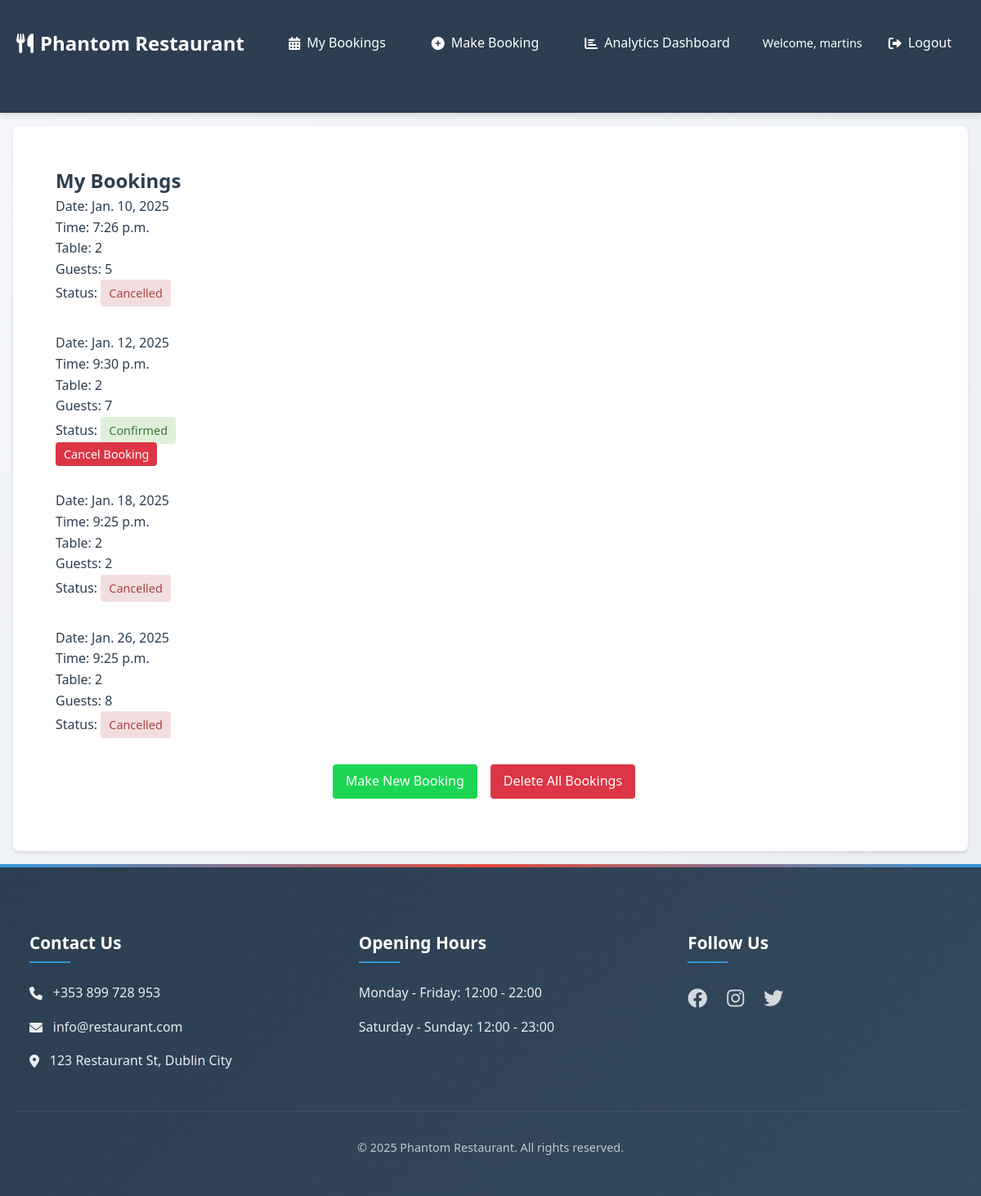
The app's page / (signed in), older data.
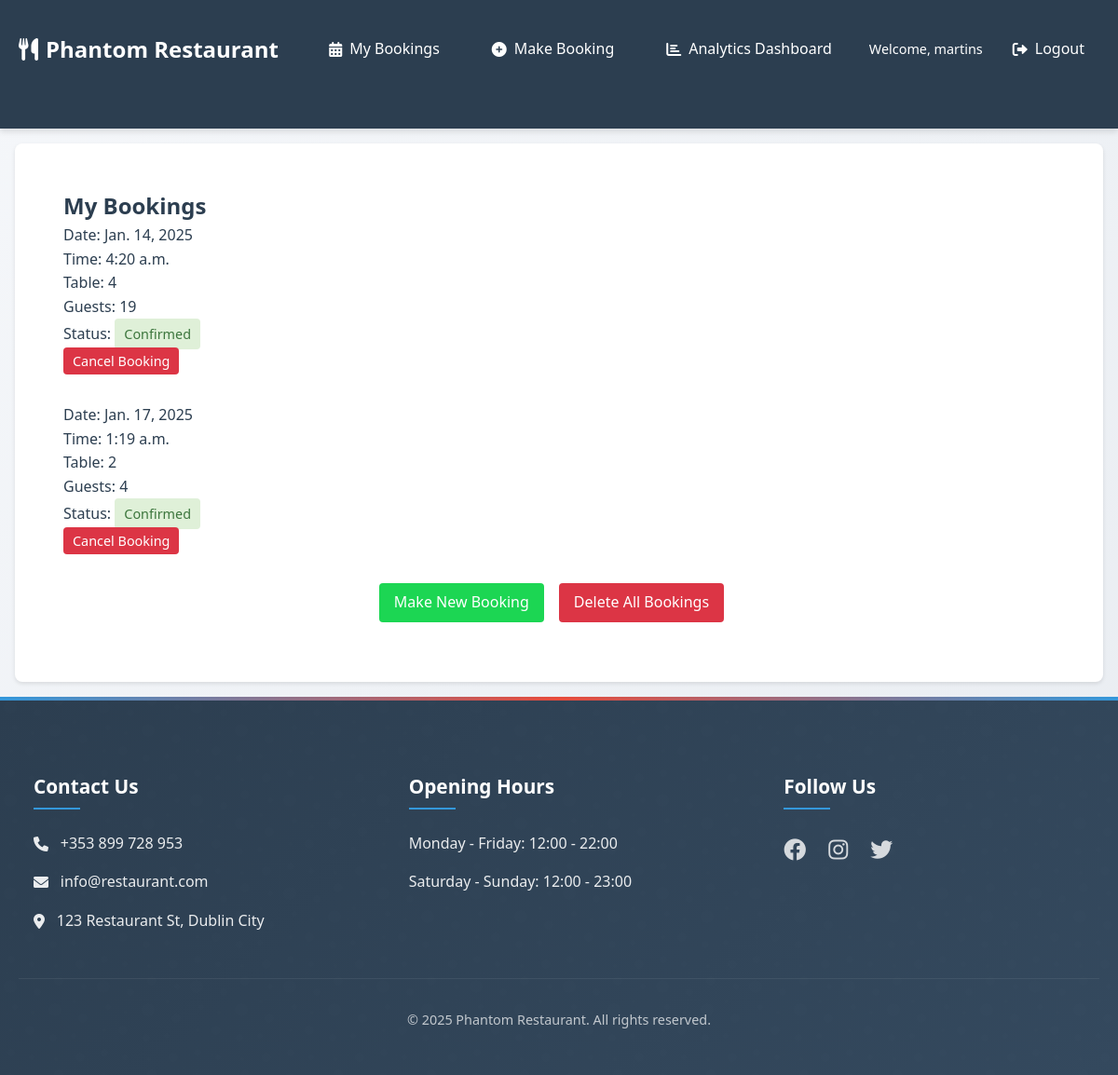
The same page, newer data.
### booking/models.py (models this page shows, shortened)
class Booking(models.Model):
    user = models.ForeignKey(User, on_delete=models.CASCADE)
    table = models.ForeignKey(Table, on_delete=models.CASCADE)
    booking_date = models.DateField()
    booking_time = models.TimeField()
    number_of_guests = models.IntegerField()
    created_at = models.DateTimeField(auto_now_add=True)
    status = models.CharField(
        max_length=20,
        choices=[
            ('confirmed', 'Confirmed'),
            ('cancelled', 'Cancelled'),
        ],
        default='confirmed'
    )
    class Meta:
        unique_together = ['table', 'booking_date', 'booking_time']

class Table(models.Model):
    table_number = models.IntegerField(unique=True)
    capacity = models.IntegerField()

### booking/views.py (the view)
# urls.py: path('', views.booking_list, name='booking_list'),
@login_required
def booking_list(request):
    bookings = Booking.objects.filter(user=request.user).order_by('booking_date', 'booking_time')
    return render(request, 'booking/booking_list.html', {'bookings': bookings})

### booking/templates/booking/booking_list.html
{% extends 'booking/base.html' %}
{% block content %}
    <h2>My Bookings</h2>
    {% if bookings %}
        {% for booking in bookings %}
            <div class="booking">
                <p>Date: {{ booking.booking_date }}</p>
                <p>Time: {{ booking.booking_time }}</p>
                <p>Table: {{ booking.table.table_number }}</p>
                <p>Guests: {{ booking.number_of_guests }}</p>
                <p>Status: <span class="status {{ booking.status }}">{{ booking.status|title }}</span></p>
                {% if booking.status == 'confirmed' %}
                    <a href="{% url 'cancel_booking' booking.id %}" class="cancel-button">Cancel Booking</a>
                {% endif %}
            </div>
        {% endfor %}
    {% else %}
        <p>You have no bookings.</p>
    {% endif %}
    <div class="booking-actions">
        <a href="{% url 'make_booking' %}" class="book-button">Make New Booking</a>
        {% if bookings %}
            <a href="{% url 'delete_all_bookings' %}" class="delete-button">Delete All Bookings</a>
        {% endif %}
    </div>
{% endblock %}

### booking/templates/booking/base.html (shortened to what this page needs)
<!DOCTYPE html>
<html lang="en">
<head>
    {% load static %}
    <link rel="stylesheet" href="{% static 'booking/css/style.css' %}">
    <link rel="stylesheet" href="https://cdnjs.cloudflare.com/ajax/libs/font-awesome/6.0.0/css/all.min.css">
</head>
<body>
    <header class="main-header">
        <nav class="main-nav">
            <div class="container nav-container">
                <div class="logo">
                    <a href="{% url 'booking_list' %}">
                        <i class="fas fa-utensils"></i>
                        <span>Phantom Restaurant</span>
                    </a>
                </div>
                <div class="nav-links">
                    {% if user.is_authenticated %}
                        <a href="{% url 'booking_list' %}" class="nav-link">
                            <i class="fas fa-calendar-alt"></i> My Bookings
                        </a>
                        <a href="{% url 'make_booking' %}" class="nav-link">
                            <i class="fas fa-plus-circle"></i> Make Booking
                        </a>
                        <a href="{% url 'analytics_dashboard' %}" class="nav-link">
                            <i class="fas fa-chart-bar"></i> Analytics Dashboard
                        </a>
                        <div class="user-menu">
                            <span class="welcome-text">Welcome, {{ user.username }}</span>
                            <a href="{% url 'logout' %}" class="nav-link logout-btn">
                                <i class="fas fa-sign-out-alt"></i> Logout
                            </a>
                        </div>
                    {% else %}
                        <a href="{% url 'login' %}" class="nav-link login-btn">
                            <i class="fas fa-sign-in-alt"></i> Login
                        </a>
                    {% endif %}
                </div>
            </div>
        </nav>
    </header>
    <main class="main-content">
        <div class="container">
            {% block content %}
            {% endblock %}
        </div>
    </main>
    <footer class="main-footer">
        <div class="container">
            <div class="footer-content">
                <div class="footer-section">
                    <h3>Contact Us</h3>
                    <p><i class="fas fa-phone"></i> +353 899 728 953</p>
                    <p><i class="fas fa-envelope"></i> info@restaurant.com</p>
                    <p><i class="fas fa-map-marker-alt"></i> 123 Restaurant St, Dublin City</p>
                </div>
                <div class="footer-section">
                    <h3>Opening Hours</h3>
                    <p>Monday - Friday: 12:00 - 22:00</p>
                    <p>Saturday - Sunday: 12:00 - 23:00</p>
                </div>
                <div class="footer-section">
                    <h3>Follow Us</h3>
                    <div class="social-links">
                        <a href="https://www.facebook.com/" target="_blank" title="Facebook" rel="noopener"
                        aria-label="visit our facebook page (open in a new tab)"><i class="fab fa-facebook"></i></a>
                        <a href="https://www.instagram.com/" target="_blank" title="Instagram" rel="noopener"
                        aria-label="visit our instagram page (open in a new tab)"><i class="fab fa-instagram"></i></a>
                        <a href="https://twitter.com/?lang=en" target="_blank" title="X" rel="noopener"
                        aria-label="visit our X page (open in a new tab)"><i class="fab fa-twitter"></i></a>
                    </div>
                </div>
            </div>
            <div class="footer-bottom">
                <p>&copy; 2025 Phantom Restaurant. All rights reserved.</p>
            </div>
        </div>
    </footer>
</body>
</html>

### booking/static/booking/css/style.css (style rules this page uses)
:root { --primary-color: #2c3e50; --secondary-color: #e74c3c; --accent-color: #3498db; --text-color: #2c3e50; --light-gray: #ecf0f1; --dark-gray: #34495e; --white: #ffffff; --success-color: #2ecc71; --error-color: #e74c3c; --shadow-sm: 0 2px 4px rgba(0, 0, 0, 0.1); --shadow-md: 0 4px 6px rgba(0, 0, 0, 0.1); --shadow-lg: 0 10px 15px rgba(0, 0, 0, 0.2); --transition: all 0.3s ease; }
* { margin: 0; padding: 0; box-sizing: border-box; }
body { font-family: 'Segoe UI', system-ui, -apple-system, sans-serif; line-height: 1.6; color: var(--text-color); background: linear-gradient(135deg, #f5f7fa 0%, #e8ecf1 100%); min-height: 100vh; display: flex; flex-direction: column; position: relative; }
.container { max-width: 1200px; margin: 1rem auto; padding: 0 20px; width: 100%; }
.container > div { margin-bottom: 2rem; }
.booking .status { display: inline-block; padding: 5px 10px; border-radius: 4px; font-size: 0.9em; }
.booking .status.confirmed { background-color: #dff0d8; color: #3c763d; }
.cancel-button { background-color: #dc3545; color: white; padding: 5px 10px; border: none; border-radius: 4px; cursor: pointer; text-decoration: none; font-size: 0.9em; }
.main-header { background-color: var(--primary-color); box-shadow: var(--shadow-md); }
.main-nav { padding: 1rem 0; }
.nav-container { display: flex; justify-content: space-between; align-items: center; }
.logo a { color: var(--white); text-decoration: none; font-size: 1.5rem; font-weight: 700; display: flex; align-items: center; gap: 0.5rem; }
.nav-links { display: flex; align-items: center; gap: 1.5rem; }
.nav-link { color: var(--white); text-decoration: none; padding: 0.5rem 1rem; border-radius: 4px; transition: var(--transition); display: flex; align-items: center; gap: 0.5rem; }
.user-menu { display: flex; align-items: center; gap: 1rem; }
.welcome-text { color: var(--white); font-size: 0.9rem; }
.main-content { flex: 1; padding: 2rem 0; display: inline-block; vertical-align: top; margin: 1rem; padding: 2rem; background-color: var(--white); border: 1px solid var(--border-color); border-radius: 8px; box-shadow: 0 2px 4px rgba(0, 0, 0, 0.1); transition: all 0.3s ease; }
.booking-actions { display: flex; justify-content: center; }
.book-button { background-color: #1cd653; color: white; padding: 0.5rem 1rem; border: none; border-radius: 4px; cursor: pointer; text-decoration: none; display: inline-block; margin-right: 1rem; }
.delete-button { background-color: #dc3545; color: white; padding: 0.5rem 1rem; border: none; border-radius: 4px; cursor: pointer; text-decoration: none; display: inline-block; margin-right: 1rem; }
.main-footer { background: linear-gradient( 135deg, var(--primary-color) 0%, var(--dark-gray) 100% ); color: var(--white); padding: 4rem 0 1rem; margin-top: auto; position: relative; overflow: hidden; }
.main-footer::before { content: ''; position: absolute; top: 0; left: 0; right: 0; height: 4px; background: linear-gradient( 90deg, var(--accent-color), var(--secondary-color), var(--accent-color) ); }
.main-footer::after { content: ''; position: absolute; top: 0; left: 0; width: 100%; height: 100%; opacity: 0.1; }
.footer-content { position: relative; z-index: 1; display: grid; grid-template-columns: repeat(auto-fit, minmax(250px, 1fr)); gap: 3rem; margin-bottom: 2rem; }
.footer-section { padding: 0 1rem; }
.footer-section h3 { color: var(--white); margin-bottom: 1.5rem; font-size: 1.3rem; position: relative; padding-bottom: 0.5rem; }
.footer-section h3::after { content: ''; position: absolute; bottom: 0; left: 0; width: 50px; height: 2px; background: var(--accent-color); }
.footer-section p { margin-bottom: 1rem; display: flex; align-items: center; gap: 0.8rem; opacity: 0.9; transition: opacity 0.3s ease; }
.social-links { display: flex; gap: 1.5rem; margin-top: 1rem; }
.social-links a { color: var(--white); font-size: 1.5rem; transition: all 0.3s ease; opacity: 0.8; }
.footer-bottom { text-align: center; padding-top: 2rem; border-top: 1px solid rgba(255, 255, 255, 0.1); font-size: 0.9rem; opacity: 0.7; }

Row changes from the older to the newer data that the page shows:
removed Booking: booking_date "Jan. 10, 2025", booking_time "7:26 p.m.", table.table_number "2", number_of_guests "5", status "Cancelled"
removed Booking: booking_date "Jan. 12, 2025", booking_time "9:30 p.m.", table.table_number "2", number_of_guests "7", status "Confirmed", shows "Cancel Booking"
removed Booking: booking_date "Jan. 18, 2025", booking_time "9:25 p.m.", table.table_number "2", number_of_guests "2", status "Cancelled"
removed Booking: booking_date "Jan. 26, 2025", booking_time "9:25 p.m.", table.table_number "2", number_of_guests "8", status "Cancelled"
added Booking: booking_date "Jan. 14, 2025", booking_time "4:20 a.m.", table.table_number "4", number_of_guests "19", status "Confirmed", shows "Cancel Booking"
added Booking: booking_date "Jan. 17, 2025", booking_time "1:19 a.m.", table.table_number "2", number_of_guests "4", status "Confirmed", shows "Cancel Booking"
